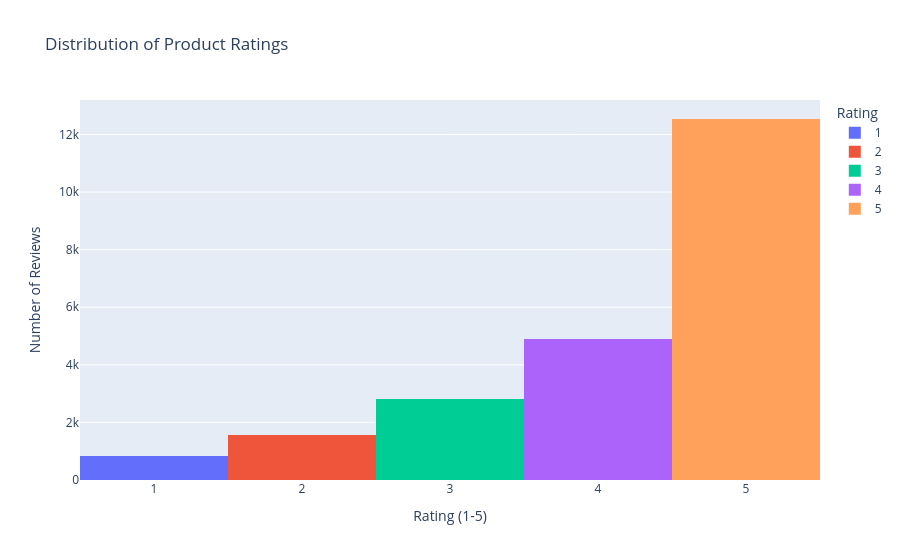

Notebook code for this chart:
### Code cell
# ------------------------------------------------------------------
# Question 3: Overall distribution of product Rating
# ------------------------------------------------------------------
print("\nQuestion 3: Overall distribution of product Rating")
print("-" * 80)

rating_counts = df["Rating"].value_counts().sort_index()
rating_pct = (rating_counts / len(df) * 100).round(2)

display(pd.DataFrame({"count": rating_counts, "percentage": rating_pct}))

# Plotly histogram for interactive exploration of rating distribution.
fig_rating = px.histogram(
    df,
    x="Rating",
    color="Rating",
    title="Distribution of Product Ratings",
    category_orders={"Rating": [1, 2, 3, 4, 5]},
)
fig_rating.update_layout(
    xaxis_title="Rating (1-5)",
    yaxis_title="Number of Reviews",
)
fig_rating.show()

positive_share = ((df["Rating"] >= 4).sum() / len(df) * 100)
negative_share = ((df["Rating"] <= 2).sum() / len(df) * 100)

print("Observations:")
print(f"   - The dataset is strongly skewed toward positive reviews: {positive_share:.1f}% are 4-5 stars.")
print(f"   - Only {negative_share:.1f}% of reviews are 1-2 stars, so negative feedback is a smaller but important segment.")
print(f"   - The median rating is {df['Rating'].median():.0f} and the mean is {df['Rating'].mean():.2f}, confirming positive sentiment dominance.")
print(f"   - This imbalance should be considered when sampling reviews for LLM evaluation.")

### Figure 1 — Plotly figure (JSON) as saved in the notebook; plotly's stock layout.template omitted (floating-point values rounded to 4 significant figures; data arrays with more than 128 entries replaced by an {"elided": "..."} marker saying what was removed)
{"data": [{"bingroup": "x", "hovertemplate": "Rating=%{x}<br>count=%{y}<extra></extra>", "legendgroup": "1", "marker": {"color": "#636efa", "pattern": {"shape": ""}}, "name": "1", "orientation": "v", "showlegend": true, "type": "histogram", "x": {"elided": "821 int values"}, "xaxis": "x", "yaxis": "y"}, {"bingroup": "x", "hovertemplate": "Rating=%{x}<br>count=%{y}<extra></extra>", "legendgroup": "2", "marker": {"color": "#EF553B", "pattern": {"shape": ""}}, "name": "2", "orientation": "v", "showlegend": true, "type": "histogram", "x": {"elided": "1549 int values"}, "xaxis": "x", "yaxis": "y"}, {"bingroup": "x", "hovertemplate": "Rating=%{x}<br>count=%{y}<extra></extra>", "legendgroup": "3", "marker": {"color": "#00cc96", "pattern": {"shape": ""}}, "name": "3", "orientation": "v", "showlegend": true, "type": "histogram", "x": {"elided": "2823 int values"}, "xaxis": "x", "yaxis": "y"}, {"bingroup": "x", "hovertemplate": "Rating=%{x}<br>count=%{y}<extra></extra>", "legendgroup": "4", "marker": {"color": "#ab63fa", "pattern": {"shape": ""}}, "name": "4", "orientation": "v", "showlegend": true, "type": "histogram", "x": {"elided": "4908 int values"}, "xaxis": "x", "yaxis": "y"}, {"bingroup": "x", "hovertemplate": "Rating=%{x}<br>count=%{y}<extra></extra>", "legendgroup": "5", "marker": {"color": "#FFA15A", "pattern": {"shape": ""}}, "name": "5", "orientation": "v", "showlegend": true, "type": "histogram", "x": {"elided": "12539 int values"}, "xaxis": "x", "yaxis": "y"}], "layout": {"barmode": "relative", "legend": {"title": {"text": "Rating"}, "tracegroupgap": 0}, "title": {"text": "Distribution of Product Ratings"}, "xaxis": {"anchor": "y", "categoryarray": [1, 2, 3, 4, 5], "categoryorder": "array", "domain": [0, 1], "title": {"text": "Rating (1-5)"}}, "yaxis": {"anchor": "x", "domain": [0, 1], "title": {"text": "Number of Reviews"}}}}
